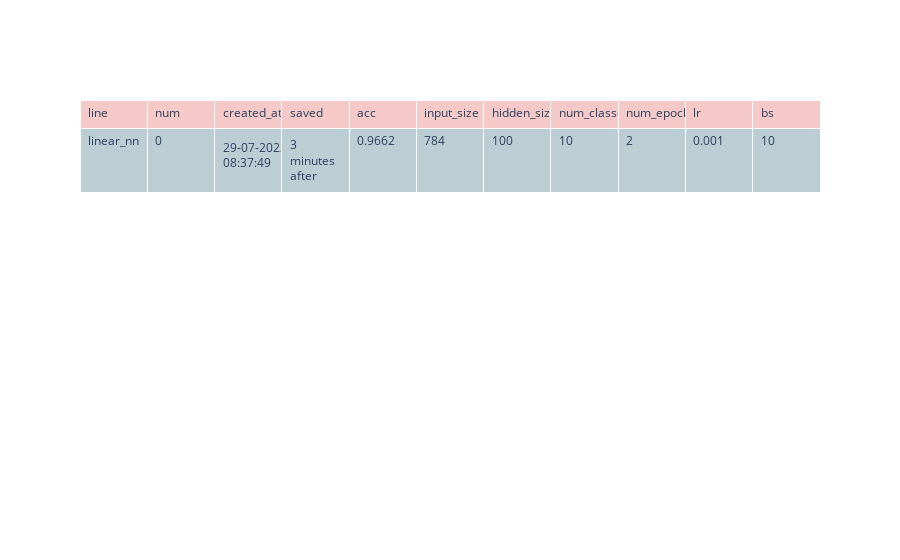

The code cell stored with this chart in its notebook:
### Markdown cell above
## Peeking inside repo
To see model's metrics and parameters we don't need to manually go to the folders mentioned or print large metadata in console. Cascade has tools for conveniently show metrics. One of them is `MetricViewer`.

### Code cell
mv = cde.MetricViewer(repo)
mv.plot_table()

### Figure 1 — Plotly figure (JSON) as saved in the notebook; plotly's stock layout.template omitted (floating-point values rounded to 4 significant figures)
{"data": [{"cells": {"align": "left", "fill": {"color": "#bcced4"}, "values": [["linear_nn"], [0], ["29-07-2022 08:37:49"], ["3 minutes after"], [0.9662], [784], [100], [10], [2], [0.001], [10]]}, "header": {"align": "left", "fill": {"color": "#f4c9c7"}, "values": ["line", "num", "created_at", "saved", "acc", "input_size", "hidden_size", "num_classes", "num_epochs", "lr", "bs"]}, "type": "table"}], "layout": {}}
